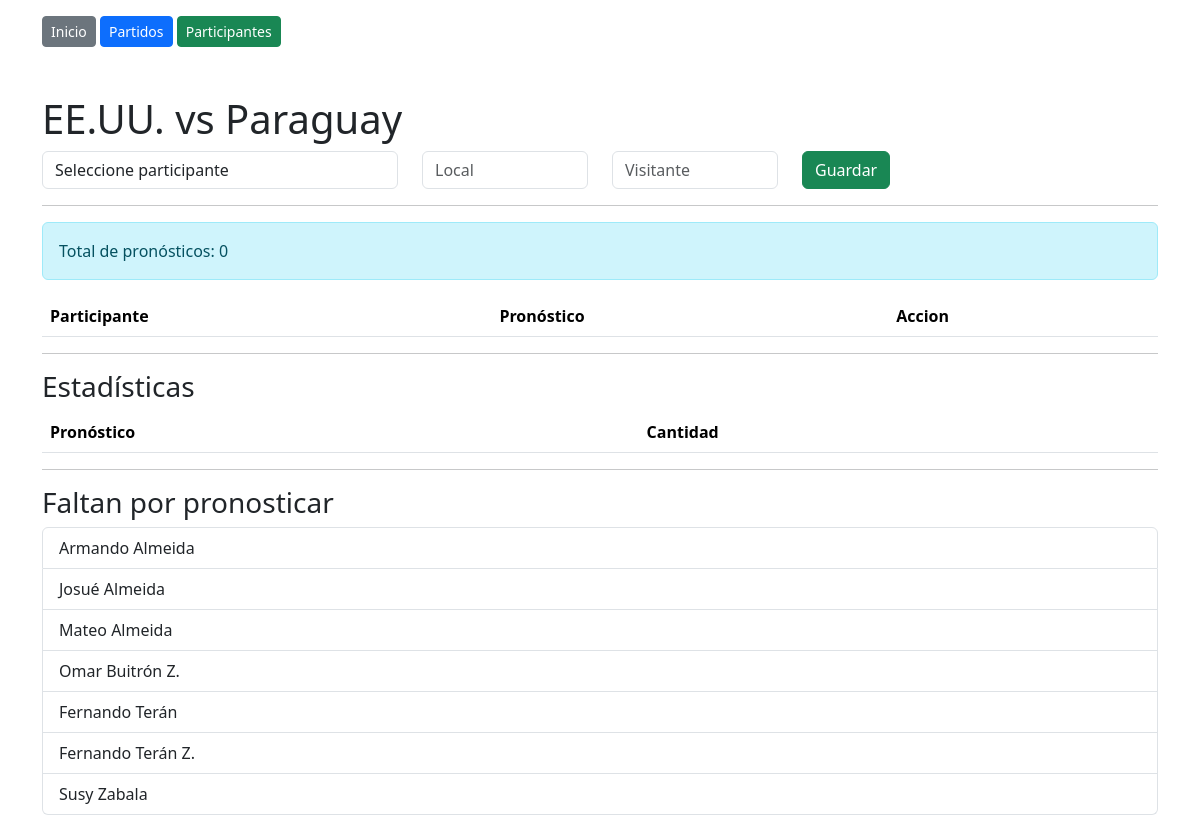
Screenshot of /pronosticos/7 with the database file from the repository.
### tables this page shows
CREATE TABLE partidos (
    id INTEGER PRIMARY KEY AUTOINCREMENT,
    local TEXT NOT NULL,
    visitante TEXT NOT NULL,
    fecha TEXT NOT NULL
);

CREATE TABLE participantes (
    id INTEGER PRIMARY KEY AUTOINCREMENT,
    nombre TEXT NOT NULL,
    apellido TEXT NOT NULL
);

### app.py (the view, shortened to what this page needs)
@app.route("/pronosticos/<int:partido_id>", methods=["GET", "POST"])
def pronosticos(partido_id):
    conexion = sqlite3.connect("quiniela.db")
    cursor = conexion.cursor()
    cursor.execute(
        "SELECT * FROM partidos WHERE id = ?",
        (partido_id,)
    )
    partido = cursor.fetchone()
    cursor.execute("""
    SELECT
        pronosticos.id,
        participantes.nombre || ' ' || participantes.apellido,
        pronosticos.gol_local,
        pronosticos.gol_visitante
    FROM pronosticos
    INNER JOIN participantes
        ON participantes.id = pronosticos.participante_id
    WHERE partido_id = ?
    """, (partido_id,))
    pronosticos_lista = cursor.fetchall()
    cursor.execute("""
    SELECT
    gol_local,
    gol_visitante,
    COUNT(*) as cantidad
    FROM pronosticos
    WHERE partido_id = ?
    GROUP BY gol_local, gol_visitante
    ORDER BY cantidad DESC
    """, (partido_id,))
    estadisticas = cursor.fetchall()
    cursor.execute("""
    SELECT COUNT(*)
    FROM pronosticos
    WHERE partido_id = ?
    """, (partido_id,))
    total_pronosticos = cursor.fetchone()[0]
    cursor.execute("""
    SELECT id,
           nombre,
           apellido
    FROM participantes
    ORDER BY apellido, nombre
    """)
    participantes = cursor.fetchall()
    cursor.execute("""
    SELECT
        nombre,
        apellido
    FROM participantes
    WHERE id NOT IN (
        SELECT participante_id
        FROM pronosticos
        WHERE partido_id = ?
    )
    ORDER BY apellido, nombre
    """, (partido_id,))
    faltantes = cursor.fetchall()
    conexion.close()
    return render_template(
        "pronosticos.html",
        partido=partido,
        pronosticos=pronosticos_lista,
        participantes=participantes,
        estadisticas=estadisticas,
        total_pronosticos=total_pronosticos,
        faltantes=faltantes
    )

### templates/pronosticos.html (shortened to what this page needs)
<!DOCTYPE html>
<html>
<head>
    <link href="https://cdn.jsdelivr.net/npm/bootstrap@5.3.7/dist/css/bootstrap.min.css" rel="stylesheet">
</head>
<body>
    <div class="container mt-3">
        <a href="/" class="btn btn-secondary btn-sm">Inicio</a>
        <a href="/partidos" class="btn btn-primary btn-sm">
        Partidos
        </a>
        <a href="/participantes" class="btn btn-success btn-sm">
        Participantes
        </a>
    </div>
<div class="container mt-5">
    <h1>{{ partido[1] }} vs {{ partido[2] }}</h1>
    <form method="POST">
        <div class="row">
            <div class="col-md-4">
                <select name="participante_id"
                        class="form-control"
                        required>
                    <option value="">
                        Seleccione participante
                    </option>
                </select>
            </div>
            <div class="col-md-2">
                <input type="number"
                       name="gol_local"
                       class="form-control"
                       placeholder="Local"
                       required>
            </div>
            <div class="col-md-2">
                <input type="number"
                       name="gol_visitante"
                       class="form-control"
                       placeholder="Visitante"
                       required>
            </div>
            <div class="col-md-2">
                <button class="btn btn-success">
                    Guardar
                </button>
            </div>
        </div>
    </form>
    <hr>
    <div class="alert alert-info">
    Total de pronósticos: {{ total_pronosticos }}
    </div>
    <table class="table">
        <thead>
            <tr>
                <th>Participante</th>
                <th>Pronóstico</th>
                <th>Accion</th>
            </tr>
        </thead>
    </table>
    <hr>
    <h3>Estadísticas</h3>
    <table class="table table-striped">
        <thead>
            <tr>
                <th>Pronóstico</th>
                <th>Cantidad</th>
            </tr>
        </thead>
    </table>
    <hr>
    <h3>Faltan por pronosticar</h3>
    {% if faltantes %}
    <ul class="list-group">
        {% for f in faltantes %}
        <li class="list-group-item">
            {{ f[0] }} {{ f[1] }}
        </li>
        {% endfor %}
    </ul>
    {% else %}
    <div class="alert alert-success">
        Todos los participantes ya enviaron su pronóstico.
    </div>
    {% endif %}
</div>
</body>
</html>

### rows the page displays
partidos: local "EE.UU.", visitante "Paraguay"
participantes: nombre "Armando", apellido "Almeida"
participantes: nombre "Josué", apellido "Almeida"
participantes: nombre "Mateo", apellido "Almeida"
participantes: nombre "Omar", apellido "Buitrón Z."
participantes: nombre "Fernando", apellido "Terán"
participantes: nombre "Fernando", apellido "Terán Z."
participantes: nombre "Susy", apellido "Zabala"

### other values shown
{{ total_pronosticos }} "0"
